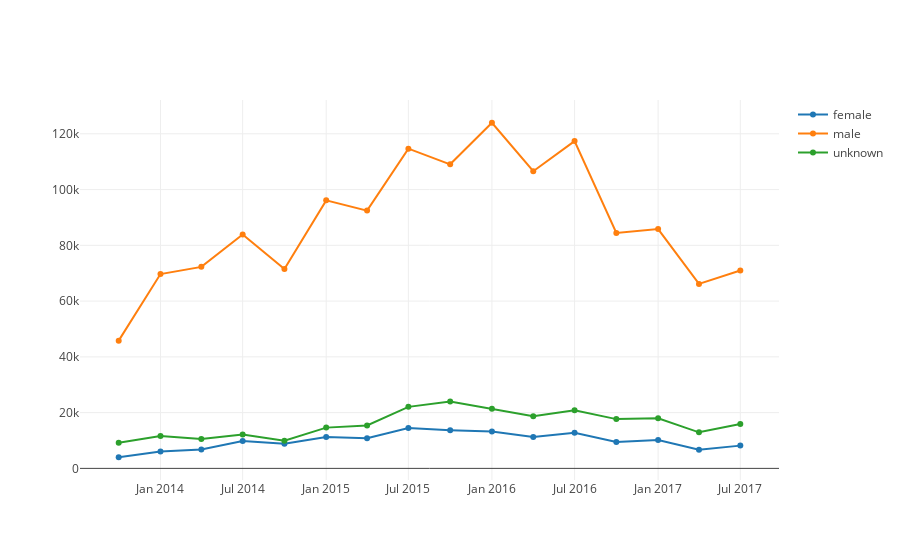

The cell this chart's notebook holds for it:
### Markdown cell above
## Number of votes by gender

### Code cell
METRIC_NAME = "reviewer"
METRIC_FIELD = "owner"
filter_vote = Q('term', eventtype='CHANGESET_PATCHSET_APPROVAL_Code-Review') # filter by event: vote a code review

df = query_metric_over_time(INDEX, METRIC_NAME, METRIC_FIELD, [filter_date_4y, filter_vote])
draw_evolutionary_chart("key_as_string", "doc_count")
